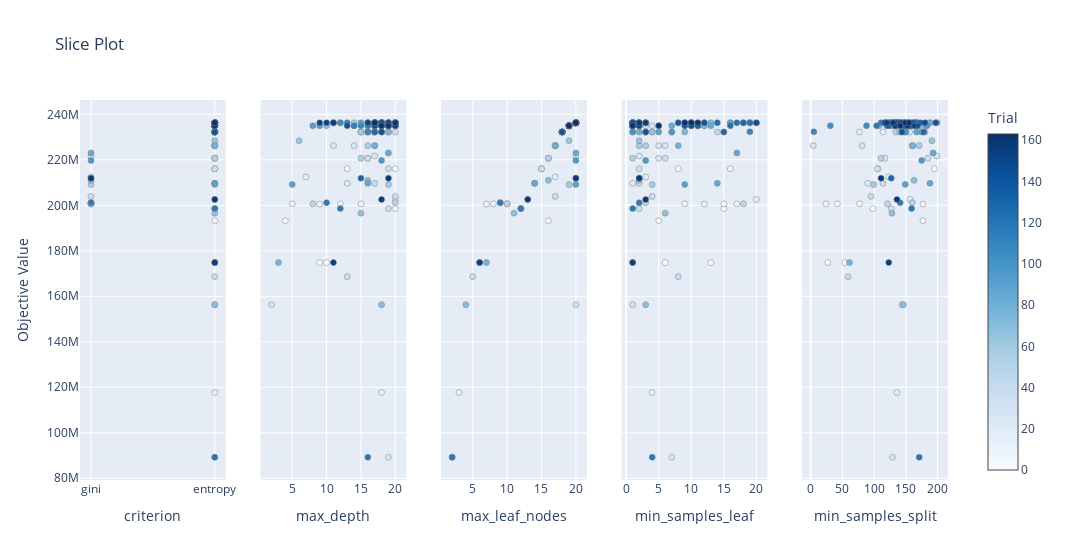

Notebook cell for this chart:
### Code cell
plot_slice(study)

### Figure 1 — Plotly figure (JSON) as saved in the notebook; plotly's stock layout.template omitted (floating-point values rounded to 4 significant figures; data arrays with more than 128 entries replaced by an {"elided": "..."} marker saying what was removed)
{"data": [{"marker": {"color": {"elided": "163 int values"}, "colorbar": {"title": {"text": "Trial"}, "x": 1, "xpad": 40}, "colorscale": [[0, "rgb(247,251,255)"], [0.125, "rgb(222,235,247)"], [0.25, "rgb(198,219,239)"], [0.375, "rgb(158,202,225)"], [0.5, "rgb(107,174,214)"], [0.625, "rgb(66,146,198)"], [0.75, "rgb(33,113,181)"], [0.875, "rgb(8,81,156)"], [1, "rgb(8,48,107)"]], "line": {"color": "Grey", "width": 0.5}, "showscale": true}, "mode": "markers", "name": "Feasible Trial", "showlegend": false, "type": "scatter", "x": {"elided": "163 str values"}, "xaxis": "x", "y": {"elided": "163 float values"}, "yaxis": "y"}, {"marker": {"color": {"elided": "163 int values"}, "colorbar": {"title": {"text": "Trial"}, "x": 1, "xpad": 40}, "colorscale": [[0, "rgb(247,251,255)"], [0.125, "rgb(222,235,247)"], [0.25, "rgb(198,219,239)"], [0.375, "rgb(158,202,225)"], [0.5, "rgb(107,174,214)"], [0.625, "rgb(66,146,198)"], [0.75, "rgb(33,113,181)"], [0.875, "rgb(8,81,156)"], [1, "rgb(8,48,107)"]], "line": {"color": "Grey", "width": 0.5}, "showscale": false}, "mode": "markers", "name": "Feasible Trial", "showlegend": false, "type": "scatter", "x": {"elided": "163 int values"}, "xaxis": "x2", "y": {"elided": "163 float values"}, "yaxis": "y2"}, {"marker": {"color": {"elided": "163 int values"}, "colorbar": {"title": {"text": "Trial"}, "x": 1, "xpad": 40}, "colorscale": [[0, "rgb(247,251,255)"], [0.125, "rgb(222,235,247)"], [0.25, "rgb(198,219,239)"], [0.375, "rgb(158,202,225)"], [0.5, "rgb(107,174,214)"], [0.625, "rgb(66,146,198)"], [0.75, "rgb(33,113,181)"], [0.875, "rgb(8,81,156)"], [1, "rgb(8,48,107)"]], "line": {"color": "Grey", "width": 0.5}, "showscale": false}, "mode": "markers", "name": "Feasible Trial", "showlegend": false, "type": "scatter", "x": {"elided": "163 int values"}, "xaxis": "x3", "y": {"elided": "163 float values"}, "yaxis": "y3"}, {"marker": {"color": {"elided": "163 int values"}, "colorbar": {"title": {"text": "Trial"}, "x": 1, "xpad": 40}, "colorscale": [[0, "rgb(247,251,255)"], [0.125, "rgb(222,235,247)"], [0.25, "rgb(198,219,239)"], [0.375, "rgb(158,202,225)"], [0.5, "rgb(107,174,214)"], [0.625, "rgb(66,146,198)"], [0.75, "rgb(33,113,181)"], [0.875, "rgb(8,81,156)"], [1, "rgb(8,48,107)"]], "line": {"color": "Grey", "width": 0.5}, "showscale": false}, "mode": "markers", "name": "Feasible Trial", "showlegend": false, "type": "scatter", "x": {"elided": "163 int values"}, "xaxis": "x4", "y": {"elided": "163 float values"}, "yaxis": "y4"}, {"marker": {"color": {"elided": "163 int values"}, "colorbar": {"title": {"text": "Trial"}, "x": 1, "xpad": 40}, "colorscale": [[0, "rgb(247,251,255)"], [0.125, "rgb(222,235,247)"], [0.25, "rgb(198,219,239)"], [0.375, "rgb(158,202,225)"], [0.5, "rgb(107,174,214)"], [0.625, "rgb(66,146,198)"], [0.75, "rgb(33,113,181)"], [0.875, "rgb(8,81,156)"], [1, "rgb(8,48,107)"]], "line": {"color": "Grey", "width": 0.5}, "showscale": false}, "mode": "markers", "name": "Feasible Trial", "showlegend": false, "type": "scatter", "x": {"elided": "163 int values"}, "xaxis": "x5", "y": {"elided": "163 float values"}, "yaxis": "y5"}], "layout": {"title": {"text": "Slice Plot"}, "width": 1500, "xaxis": {"anchor": "y", "categoryarray": ["gini", "entropy"], "categoryorder": "array", "domain": [0, 0.168], "title": {"text": "criterion"}, "type": "category"}, "xaxis2": {"anchor": "y2", "domain": [0.208, 0.376], "title": {"text": "max_depth"}}, "xaxis3": {"anchor": "y3", "domain": [0.416, 0.584], "title": {"text": "max_leaf_nodes"}}, "xaxis4": {"anchor": "y4", "domain": [0.624, 0.792], "title": {"text": "min_samples_leaf"}}, "xaxis5": {"anchor": "y5", "domain": [0.832, 1], "title": {"text": "min_samples_split"}}, "yaxis": {"anchor": "x", "domain": [0, 1], "title": {"text": "Objective Value"}}, "yaxis2": {"anchor": "x2", "domain": [0, 1], "matches": "y", "showticklabels": false}, "yaxis3": {"anchor": "x3", "domain": [0, 1], "matches": "y", "showticklabels": false}, "yaxis4": {"anchor": "x4", "domain": [0, 1], "matches": "y", "showticklabels": false}, "yaxis5": {"anchor": "x5", "domain": [0, 1], "matches": "y", "showticklabels": false}}}
